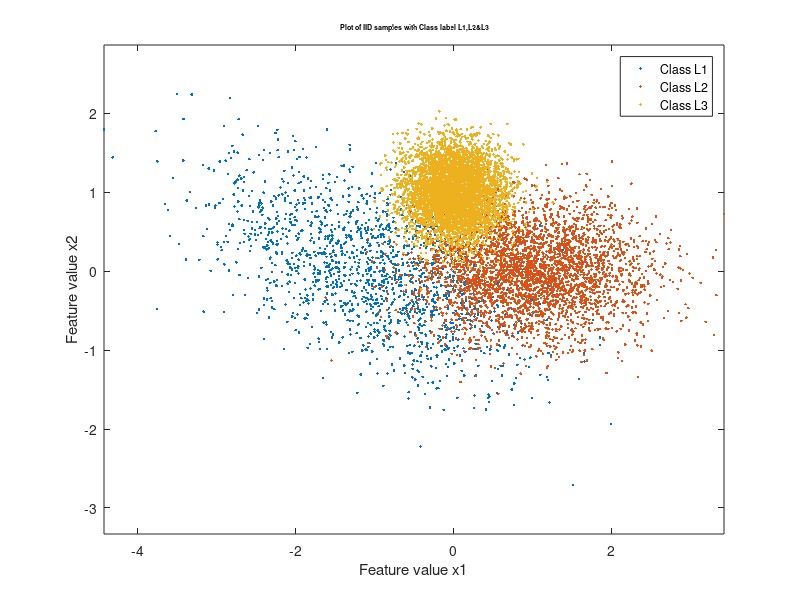
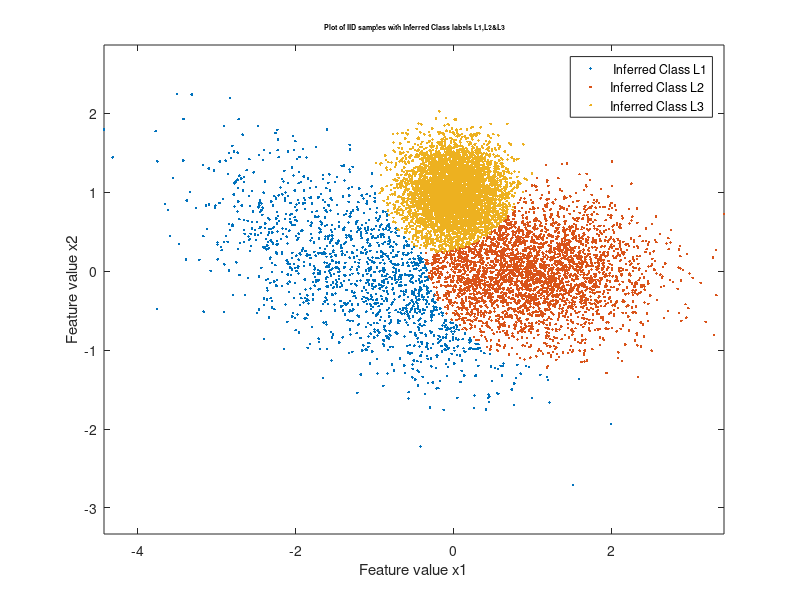
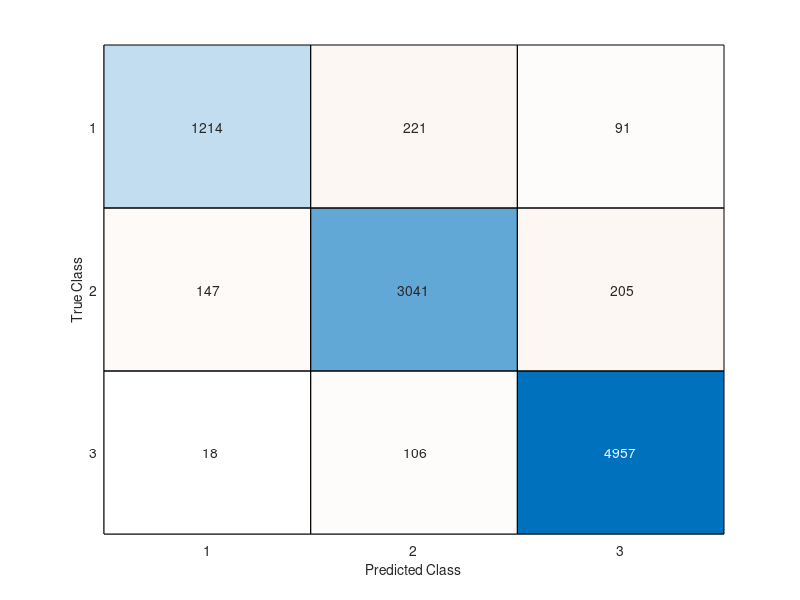

Reproduce these figures in MATLAB, in order.
m(:,1) = [-1;0]; Sigma(:,:,1) = 0.1*[10 -4;-4,5]; % mean and covariance of data pdf conditioned on label 3
m(:,2) = [1;0]; Sigma(:,:,2) = 0.1*[5 0;0,2]; % mean and covariance of data pdf conditioned on label 2
m(:,3) = [0;1]; Sigma(:,:,3) = 0.1*eye(2); % mean and covariance of data pdf conditioned on label 1
classPriors = [0.15,0.35,0.5]; thr = [0,cumsum(classPriors)];
N = 10000; u = rand(1,N); L = zeros(1,N); x = zeros(2,N);
figure(1),clf, colorList = 'rbg';
gtrue=zeros(1,3);
for l = 1:3 
    indices = find(thr(l)<=u & u<thr(l+1)); % if u happens to be precisely 1, that sample will get omitted - needs to be fixed
    L(1,indices) = l*ones(1,length(indices));
    x(:,indices) = mvnrnd(m(:,l),Sigma(:,:,l),length(indices))';
    figure(1), plot(x(1,indices),x(2,indices),'.','MarkerFaceColor',colorList(l)); axis equal, hold on,
    ylabel('Feature value x2');
    xlabel('Feature value x1');
    title(['\fontsize{7} Plot of IID samples with Class label L1,L2&L3']);
    legend('Class L1','Class L2','Class L3');
    gtrue(1,l)=length(indices);
    disp('Number of samples generated for Class:');
    disp(l);
    disp(length(indices));
end
Y = ones(N,3);

for i=1:3
Y(:,i) = mvnpdf(x',m(:,i)',Sigma(:,:,i)');
Y(:,i) = classPriors(i)*Y(:,i);
end

Linf = zeros(1,N);
for i=1:N
    [M,I] = max(Y(i,:));
    Linf(1,i)=I;
end
n=0;
for i=1:N
    if L(1,i)~=Linf(1,i)
        n=n+1;
    end
end
disp(' The number of Misclassification errors:');
disp(n);
disp('Probability of error:');
disp(n/N);
ginf = zeros(1,3);
for l = 1:3 
    indices = find(Linf(1,:)==l);
    figure(2), plot(x(1,indices),x(2,indices),'.','MarkerFaceColor',colorList(l)); axis equal, hold on,
    ylabel('Feature value x2');
    xlabel('Feature value x1');
    title(['\fontsize{7} Plot of IID samples with Inferred Class labels L1,L2&L3']);
    legend(' Inferred Class L1','Inferred Class L2','Inferred Class L3');
    ginf(1,l)=length(indices);
    disp('Number of samples inferred as Class:');
    disp(l);
    disp(length(indices));
end
hold off
figure(3)
C = confusionmat(L,Linf);
disp(C);
confusionchart(C);


